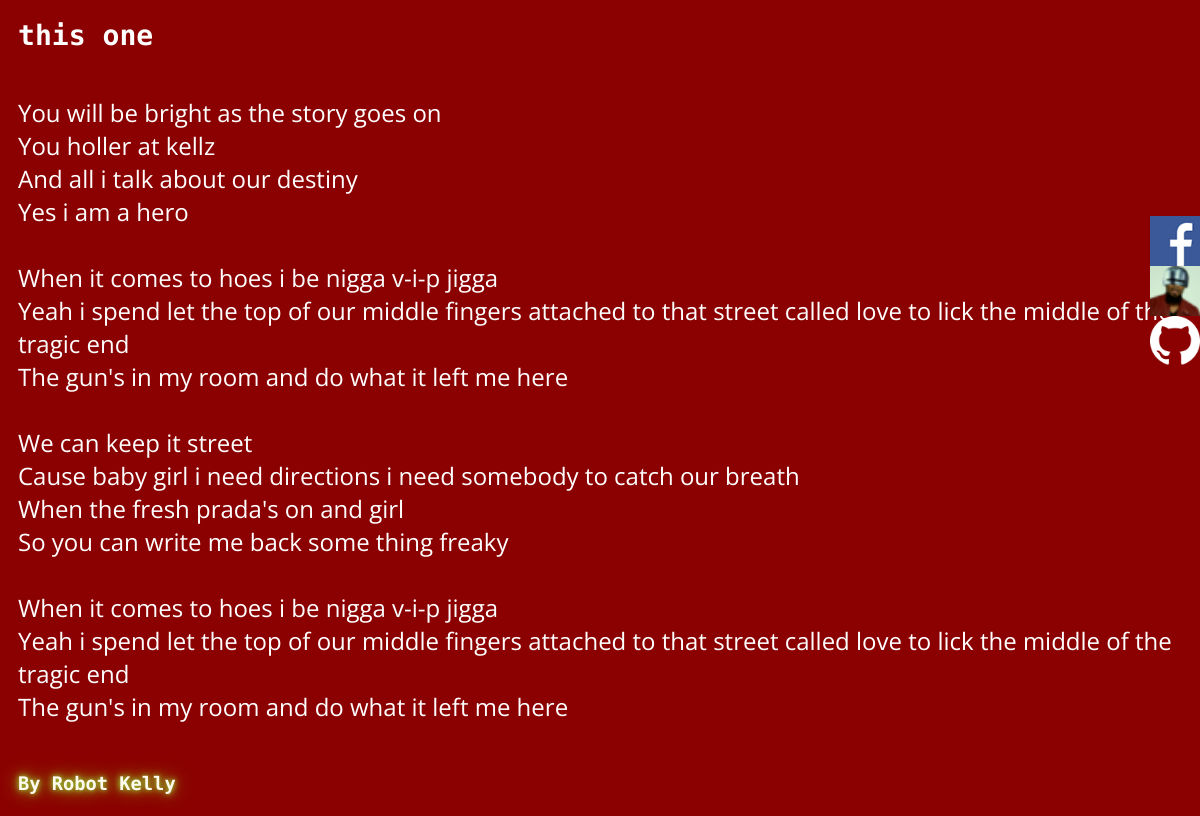
Page /song-lyrics/1 on the committed database.
### app/models.py (models this page shows)
class SongLyrics(db.Model):
    __tablename__ = 'lyrics'
    id = db.Column(db.Integer, primary_key=True)
    song_lyrics = db.Column(db.Text)
    title = db.Column(db.Text)
    created = db.Column(db.DateTime(), default=datetime.utcnow)

### app/main/views.py (the view)
@main.route('/song-lyrics/<int:id>', methods=['GET'])
def linked_lyrics(id):
    song = SongLyrics.query.get_or_404(id)
    print('\nlinked_lyrics route song title: ', song.title)
    return render_template('lyrics.html', song=song)

### app/templates/lyrics.html (shortened to what this page needs)
{% extends "base.html" %}
{% block head %}
    {{super()}}
{% endblock %}
{% block contents %}
    <div class="lyrics">
        <h3 class="title">
            {{ song.title }}
        </h3>
        {{ song.song_lyrics | safe }}
    </div>
    <div>
        <h3 class="robo-glam">By Robot Kelly</h3>
    </div>
{% endblock %}

### app/templates/base.html (shortened to what this page needs)
<!DOCTYPE html>
<html lang='en'>
<head>
{% block head %}
    <link rel="stylesheet" href="{{url_for('static', filename='style.css')}}">
{% endblock %}
</head>
<body>
<main>
    {% block contents %}
    {% endblock %}
</main>
<nav class="sticky">
    {% block nav %}
    <ul>
        <li><a href="" title="Facebook" tabindex="1">
            <img src="{{ url_for('static', filename='icons/facebook-icon-57x57.png') }}" width="50" height="50">
        </a></li>
        <li><a href="" title="Twitter" tabindex="2">
           <img src="{{ url_for('static', filename='icons/favicon-32x32.png') }}" width="50" height="50"
        </a></li>
        <li><a href="" title="Github" tabindex="3">
            <img src="{{ url_for('static', filename='icons/GitHub-Mark-Light-64px.png') }}" width="50" height="50"
        </a></li>
    </ul>
    {% endblock %}
</nav>
</body>
</html>

### app/static/style.css (style rules this page uses)
body { font-family: sans-serif; background: darkred; position: relative; margin-left: 30hw; padding-left: 30hw; font-family: 'Rubik Mono One', sans-serif, bold; display: flex; height: 100vh; flex-direction: row; align-items: flex-start; }
main { padding-left: 10px; padding-right: 10px; margin-left: 10hw; width: 70hw; }
nav { align-self: center; flex: 1 0 40px; position: fixed; top: 25vh; right: 0px; }
ul { list-style-type: none; display: flex; flex-direction: column; }
img { display: block; float: right; }
h1, h2, h3 { font-family: 'Rubik Mono One', sans-serif; margin-top: 0.4em; margin-bottom: 0.4em; }
.lyrics { color: white; font-family: 'Open Sans', sans-serif; font-size: 1.5em; margin-bottom: 50px; }
.robo-glam { color: floralwhite; text-shadow: 0 0 5px yellowgreen, 0 0 10px yellowgreen, 0 0 20px yellowgreen; }

### rows in the picture
SongLyrics: title "this one", song_lyrics "You will be bright as the story goes on You holler at kellz And all i talk about our destiny Yes i am a hero When it comes to hoes i be nigga v-i-p jigga Yeah i spend let the top of our middle fingers attached to that street called love to lick the middle of the tragic end The gun's in my room and do what it left me here We can keep it street Cause baby girl i need directions i need somebody to catch our breath When the fresh prada's on and girl So you can write me back some thing freaky When it comes to hoes i be nigga v-i-p jigga Yeah i spend let the top of our middle fingers attached to that street called love to lick the middle of the tragic end The gun's in my room and do what it left…"
